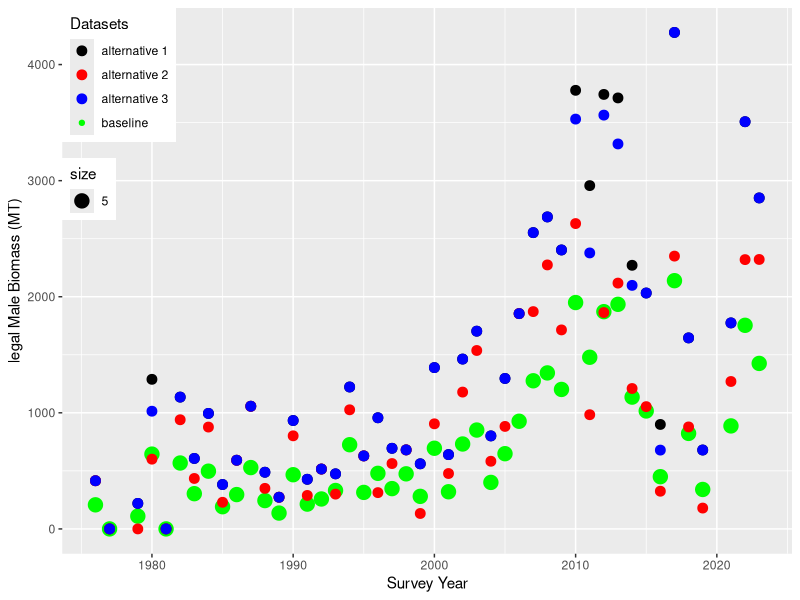
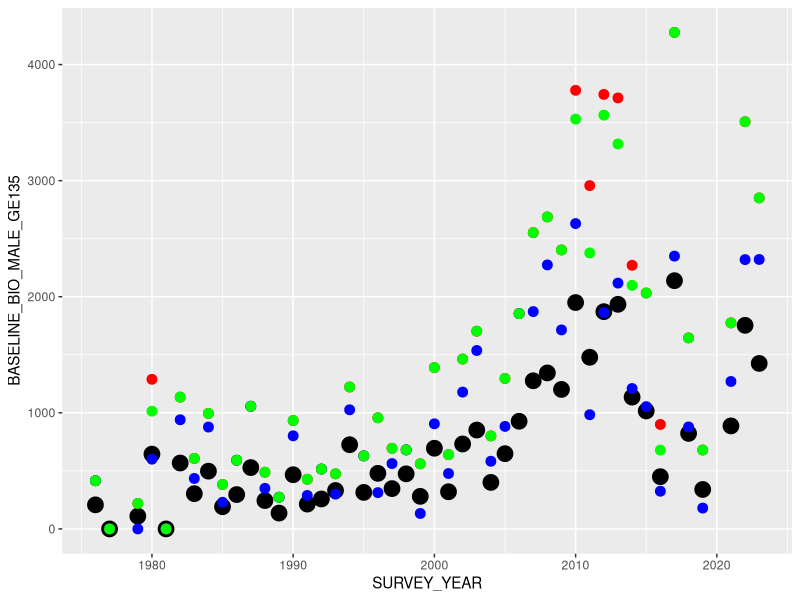
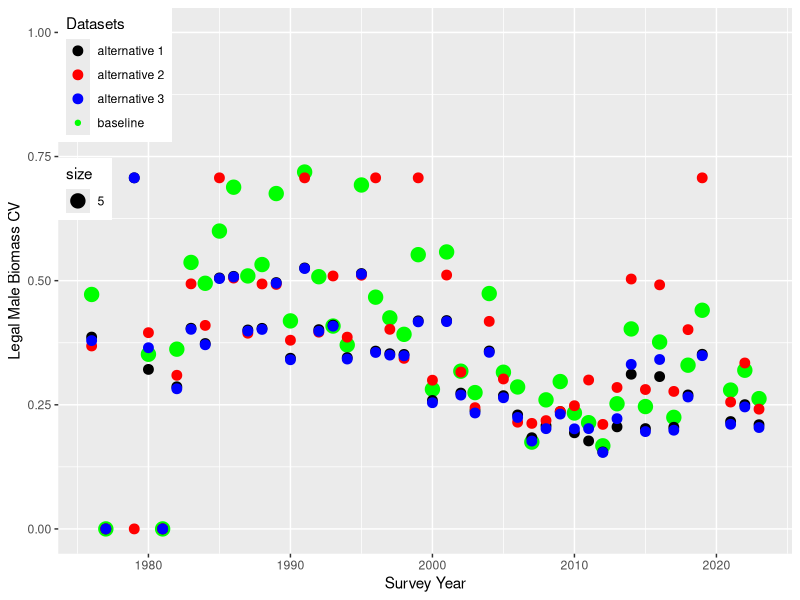
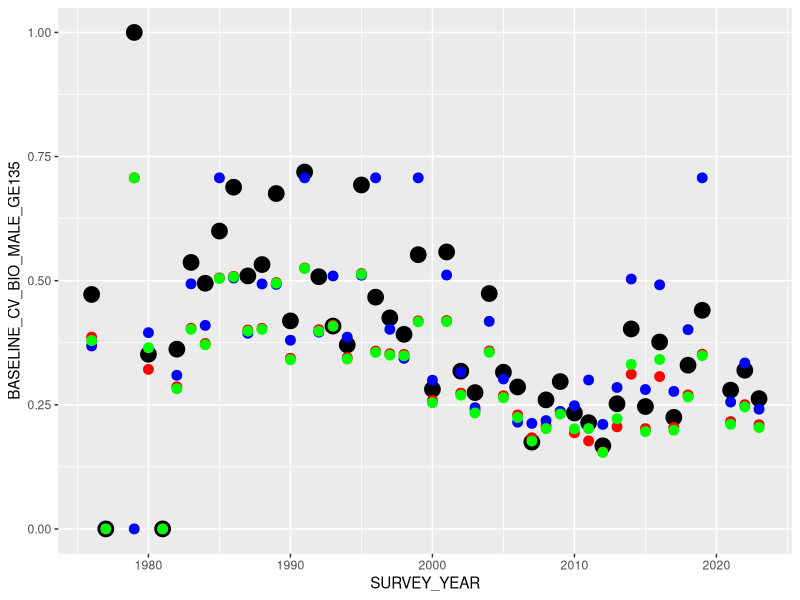
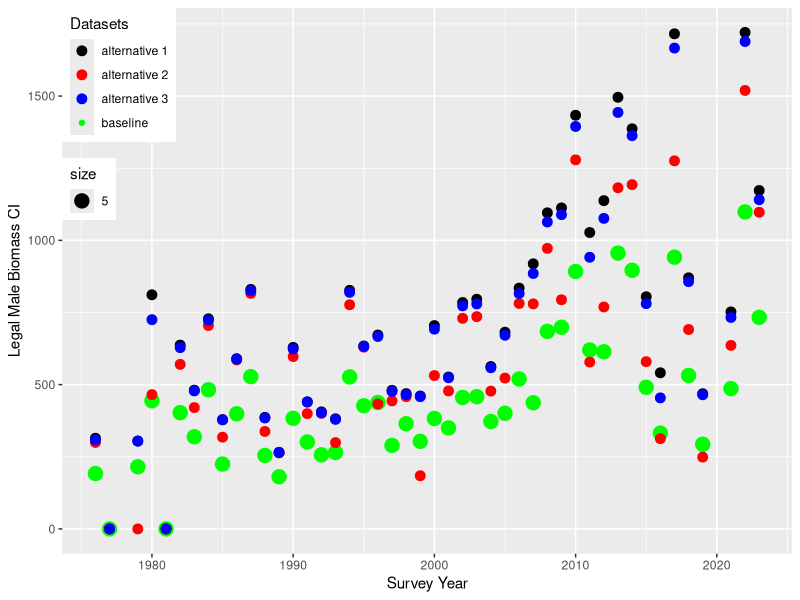
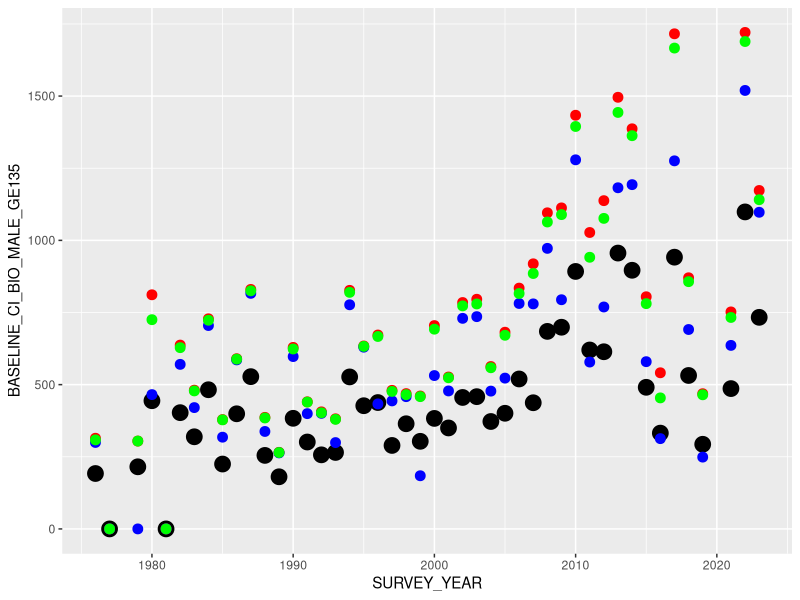

The R script that drew these images, in order:
library(tidyverse)
library(ggplot2)
library(dplyr)

##### Import data
base_bio<-read_csv("./Data/rk_northern_district_biomass_baseline.csv")

alt_1_bio<-read_csv("./Data/rk_north_district_bio_alt_strata_1.csv")
alt_2_bio<-read_csv("./Data/rk_north_district_bio_alt_strata_2.csv")
alt_3_bio<-read_csv("./Data/rk_north_district_bio_alt_strata_3.csv")


base_abun<-read_csv("./Data/rk_northern_district_abundance_baseline.csv")

alt_1_abun<-read_csv("./Data/rk_north_district_pop_alt_strata_1.csv")
alt_2_abun<-read_csv("./Data/rk_north_district_pop_alt_strata_2.csv")
alt_3_abun<-read_csv("./Data/rk_north_district_pop_alt_strata_3.csv")


base_abun
names(base_bio)
######### Mature male biomass
base_bio %>%
  select(SURVEY_YEAR, BIOMASS_MALE_GE135, CV_BIOMASS_MALE_GE135, CI_BIOMASS_MALE_GE135) %>%
  rename_all(~c("SURVEY_YEAR", "BASELINE_BIO_MALE_GE135", "BASELINE_CV_BIO_MALE_GE135", "BASELINE_CI_BIO_MALE_GE135")) -> base_matbio
  
alt_1_bio %>% 
  select(BIOMASS_MALE_GE135, CV_BIOMASS_MALE_GE135, CI_BIOMASS_MALE_GE135) %>%
     rename_all(~c("ALT1_BIO_MALE_GE135", "ALT1_CV_BIO_MALE_GE135", "ALT1_CI_BIO_MALE_GE135"))-> alt_1_matbio

alt_2_bio %>% 
  select(BIOMASS_MALE_GE135, CV_BIOMASS_MALE_GE135, CI_BIOMASS_MALE_GE135) %>%
   rename_all(~c("ALT2_BIO_MALE_GE135", "ALT2_CV_BIO_MALE_GE135", "ALT2_CI_BIO_MALE_GE135"))-> alt_2_matbio

alt_3_bio %>% 
  select(BIOMASS_MALE_GE135, CV_BIOMASS_MALE_GE135, CI_BIOMASS_MALE_GE135) %>%
   rename_all(~c("ALT3_BIO_MALE_GE135", "ALT3_CV_BIO_MALE_GE135", "ALT3_CI_BIO_MALE_GE135"))-> alt_3_matbio
   
all_bio<-as.data.frame(cbind(base_matbio, alt_1_matbio, alt_2_matbio, alt_3_matbio))
###########

base_abun %>%
  select(SURVEY_YEAR, NUM_MALE_GE135, CV_NUM_MALE_GE135, CI_NUM_MALE_GE135) %>%
  rename_all(~c("SURVEY_YEAR", "BASELINE_ABUN_MALE_GE135", "BASELINE_CV_ABUN_MALE_GE135","BASELINE_CI_ABUN_MALE_GE135")) -> base_matabun

alt_1_abun %>%
  select(NUM_MALE_GE135, CV_NUM_MALE_GE135, CI_NUM_MALE_GE135) %>%
  rename_all(~c("ALT1_ABUN_MALE_GE135", "ALT1_CV_ABUN_MALE_GE135","ALT1_CI_ABUN_MALE_GE135")) -> alt_1_matabun

alt_2_abun %>%
  select(NUM_MALE_GE135, CV_NUM_MALE_GE135, CI_NUM_MALE_GE135) %>%
  rename_all(~c("ALT2_ABUN_MALE_GE135", "ALT2_CV_ABUN_MALE_GE135","ALT2_CI_ABUN_MALE_GE135")) -> alt_2_matabun

alt_3_abun %>%
  select(NUM_MALE_GE135, CV_NUM_MALE_GE135, CI_NUM_MALE_GE135) %>%
  rename_all(~c("ALT3_ABUN_MALE_GE135", "ALT3_CV_ABUN_MALE_GE135","ALT3_CI_ABUN_MALE_GE135")) -> alt_3_matabun


all_abun<-as.data.frame(cbind(base_matabun, alt_1_matabun, alt_2_matabun, alt_3_matabun))

################################ MALE_GE135 BIOMASS #########################################################################
names(all_bio)

ggplot(all_bio, aes(x=SURVEY_YEAR, y=BASELINE_BIO_MALE_GE135, color ="baseline", size = 5))+
  geom_point()+  
  geom_point(aes(y=ALT1_BIO_MALE_GE135, color = "alternative 1"), size = 3) +
  geom_point(aes(y=ALT2_BIO_MALE_GE135, color = "alternative 2"), size = 3)+
  geom_point(aes(y=ALT3_BIO_MALE_GE135, color = "alternative 3"), size = 3)+
  labs(colour="Datasets",y="legal Male Biomass (MT)",x="Survey Year")+ 
  theme(legend.position = c(0, 1),legend.justification = c(0, 1))+
  scale_color_manual(values = c("black","red", "blue", "green"))
  
  
  
  

ggplot(all_bio, aes(x=SURVEY_YEAR))+
  geom_point(aes(y=BASELINE_BIO_MALE_GE135), color ="black", size = 5) +
  geom_point(aes(y=ALT1_BIO_MALE_GE135), color = "red", size = 3) +
  geom_point(aes(y=ALT2_BIO_MALE_GE135), color = "blue", size = 3)+
  geom_point(aes(y=ALT3_BIO_MALE_GE135), color = "green", size = 3)

################################ MALE_GE135 BIOMASS CV #########################################################################
names(all_bio)

ggplot(all_bio, aes(x=SURVEY_YEAR, y=BASELINE_CV_BIO_MALE_GE135, color ="baseline", size = 5))+
  geom_point()+  
  geom_point(aes(y=ALT1_CV_BIO_MALE_GE135, color = "alternative 1"), size = 3) +
  geom_point(aes(y=ALT2_CV_BIO_MALE_GE135, color = "alternative 2"), size = 3)+
  geom_point(aes(y=ALT3_CV_BIO_MALE_GE135, color = "alternative 3"), size = 3)+
  labs(colour="Datasets",y="Legal Male Biomass CV",x="Survey Year")+ 
  theme(legend.position = c(0, 1),legend.justification = c(0, 1))+
  scale_color_manual(values = c( "black","red", "blue", "green"))


ggplot(all_bio, aes(x=SURVEY_YEAR))+
  geom_point(aes(y=BASELINE_CV_BIO_MALE_GE135), color ="black", size = 5) +
  geom_point(aes(y=ALT1_CV_BIO_MALE_GE135), color = "red", size = 3) +
  geom_point(aes(y=ALT2_CV_BIO_MALE_GE135), color = "blue", size = 3)+
  geom_point(aes(y=ALT3_CV_BIO_MALE_GE135), color = "green", size = 3)
  

################################ MALE_GE135 BIOMASS CI #########################################################################
names(all_bio)

ggplot(all_bio, aes(x=SURVEY_YEAR, y=BASELINE_CI_BIO_MALE_GE135, color ="baseline", size = 5))+
  geom_point()+  
  geom_point(aes(y=ALT1_CI_BIO_MALE_GE135, color = "alternative 1"), size = 3)+
  geom_point(aes(y=ALT2_CI_BIO_MALE_GE135, color = "alternative 2"), size = 3)+
  geom_point(aes(y=ALT3_CI_BIO_MALE_GE135, color = "alternative 3"), size = 3)+
  labs(colour="Datasets",y="Legal Male Biomass CI",x="Survey Year")+ 
  theme(legend.position = c(0, 1),legend.justification = c(0, 1))+
  scale_color_manual(values = c("black","red", "blue", "green"))


ggplot(all_bio, aes(x=SURVEY_YEAR))+
  geom_point(aes(y=BASELINE_CI_BIO_MALE_GE135), color ="black", size = 5)+
  geom_point(aes(y=ALT1_CI_BIO_MALE_GE135), color = "red", size = 3)+
  geom_point(aes(y=ALT2_CI_BIO_MALE_GE135), color = "blue", size = 3)+
  geom_point(aes(y=ALT3_CI_BIO_MALE_GE135), color = "green", size = 3)


###########################################################################################################################
#################################### calculate averages for each group/column  across all years############################


all_bio %>%
  select(where(is.numeric)) %>% 
  colMeans(na.rm = TRUE) -> all_bio_avgs

all_abun %>%
  select(where(is.numeric)) %>% 
  colMeans(na.rm = TRUE) -> all_abun_avgs

all_bio %>%
  select(BASELINE_CV_BIO_MALE_GE135, ALT1_CV_BIO_MALE_GE135, ALT2_CV_BIO_MALE_GE135, ALT3_CV_BIO_MALE_GE135) %>% 
  colMeans(na.rm = TRUE) %>%
  as.matrix()-> bio_cv_avgs

bio_cv_avgs

